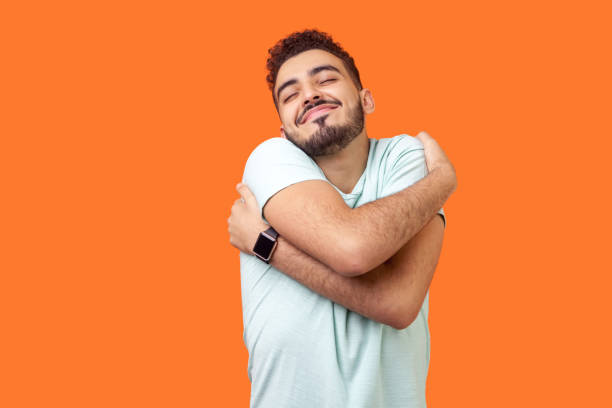
#> input picture aa.jpg, 612 x 408 px
$ python gaussian_blur.py
#> lines starting #> are read from the running program, lines starting #| are printed output that depends on the picture
#> in apply_gaussian_blur, image is the input picture: shape (408, 612, 3); mean R, G, B 238.5, 132.5, 72.6
import numpy as np
import matplotlib.pyplot as plt

def gaussian_filter(img, sigma):
#> called with sigma = 8
    size = int(2*np.ceil(3*sigma)+1) # Calculating the size of kernel
    kernel = np.zeros((size, size))
    center = size//2

    for i in range(size):
        for j in range(size):
            x = i - center
            y = j - center
            kernel[i,j] = (1 / (2 * np.pi * sigma**2)) * np.exp(-(x**2 + y**2) / (2 * sigma**2))

    kernel = kernel / np.sum(kernel)

    # Add padding to image
    padded_img = np.pad(img, ((center, center), (center, center), (0, 0)), mode='edge')
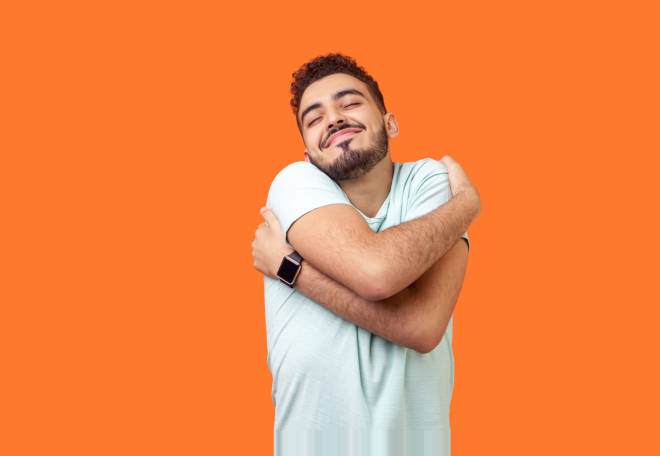
#> padded_img: shape (456, 660, 3); mean R, G, B 240.3, 131.9, 70.4

    result = np.zeros_like(img)

    width, height, n_channels = img.shape
#> width = 408; height = 612; n_channels = 3

    for z in range(n_channels):
        for i in range(center, width + center):
            for j in range(center, height + center):
                result[i-center,j-center,z] = np.sum(padded_img[i-center:i+center+1, j-center:j+center+1, z] * kernel)
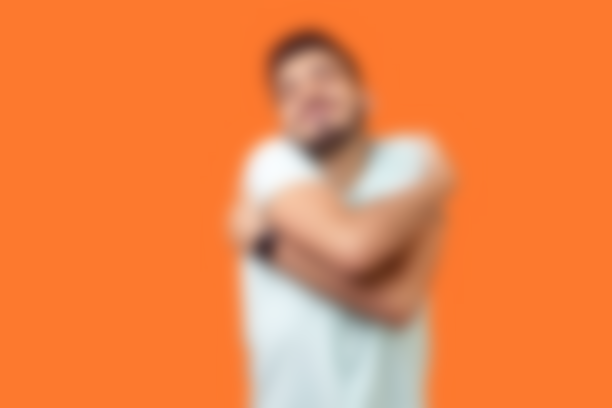
#> result: shape (408, 612, 3); mean R, G, B 237.7, 132.3, 72.4

    return result

def apply_gaussian_blur(image_path, sigma):
    # Load image
    image = plt.imread(image_path)
    # Apply Gaussian blur
    blurred_image = gaussian_filter(image, sigma=sigma)
    plt.imshow(blurred_image)
    plt.show()

    return image, blurred_image

apply_gaussian_blur("aa.jpg", 8)
